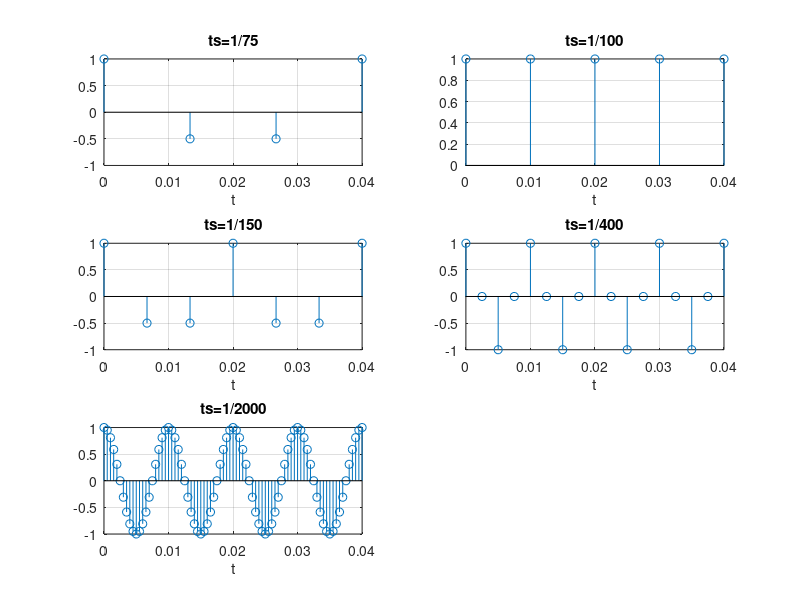
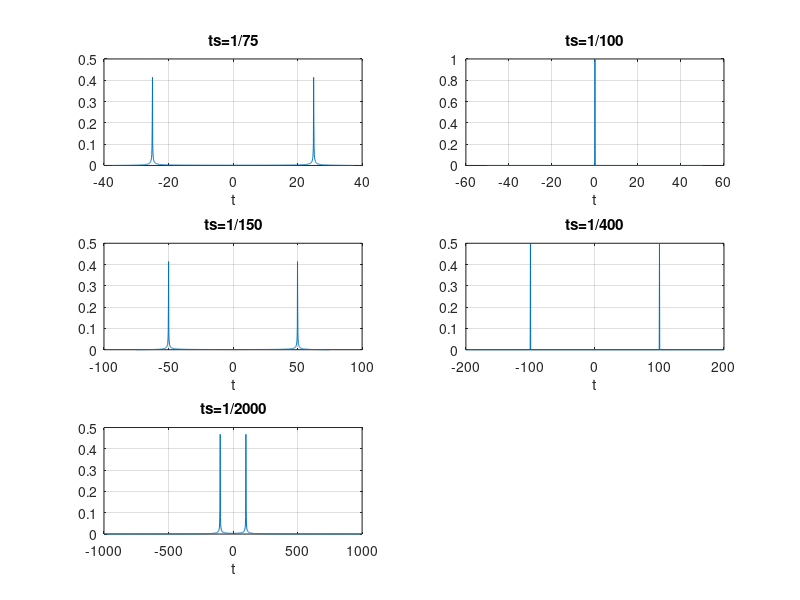

MATLAB code for these plots, in order:
clear
close all;
clc

timeRange=0.04;
ts=[1/75; 1/100; 1/150; 1/400; 1/2000]; %벡터로 저장 후 반복문을 통해 접근
tsstring={'1/75'; '1/100'; '1/150'; '1/400'; '1/2000'}; %title에 사용함
f0=100; %정현파 주파수
%%Figure 1
figure(1)
for num1=1:length(ts)
    t=0:ts(num1):timeRange;     %시간 벡터
    Xt=cos(2*pi*f0*t);          %정현파 벡터
    subplot(3,2,num1)
    stem(t,Xt);                 %출력
    grid on
    title(sprintf("ts=%s",tsstring{num1}));    
    xlabel('t')
end
%%Figure 2
figure(2)
N = 1024;   %샘플링 할 데이터 개수
fs=1./ts;   %1/샘플링 주기=샘플링 주파수
for num1=1:length(ts)   %샘플링 주기 벡터 길이만큼 반복
    t=0:ts(num1):(N-1)*ts(num1);    %N개의 균일 샘플 시간 벡터
    x=cos(2*pi*f0*t);               %100Hz cos정현파 샘플링 벡터
    df=fs(num1)/N;                  %주파수 분해능=FFT된 결과에서 인접한 주파수 성분 사이 간격
    X=fft(x);                       %Fast Fourier Transform Algorithm.
    X_shift=fftshift(X);            %실수신호는 진폭 스펙트럼이 켤레복소수인 양방향 스펙트럼
                                    %0Hz을 중심으로 바꾸기 위해 fftshift 이용
                                    %ex)N=5 기준
                                    % 0 1 2 3 4 -> 3 4 0 1 2 이런식으로 바뀐다.
                                    % 참고로 3 4 와 -2 1은 구분이 안되므로 이런식으로 바꿔도 된다
    f=(-N/2)*df:df:(N/2-1)*df;      %-fs/2~fs/2 범위의 주파수 벡터로 볼 수 있다.
    subplot(3,2,num1)
    % plot(f,abs(X_shift)/max(abs(X_shift))); %기존 코드
    plot(f,abs(X_shift)/N); % 수정
    grid on
    title(sprintf("ts=%s",tsstring{num1}));    
    xlabel('t')
end



